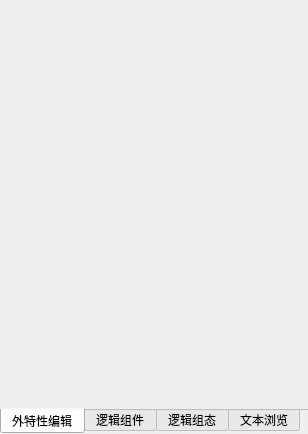
<?xml version="1.0" encoding="UTF-8"?>
<ui version="4.0">
 <class>ToolBox</class>
 <widget class="QTabWidget" name="ToolBox">
  <property name="geometry">
   <rect>
    <x>0</x>
    <y>0</y>
    <width>308</width>
    <height>434</height>
   </rect>
  </property>
  <property name="sizePolicy">
   <sizepolicy hsizetype="Preferred" vsizetype="Preferred">
    <horstretch>0</horstretch>
    <verstretch>0</verstretch>
   </sizepolicy>
  </property>
  <property name="windowTitle">
   <string>TabWidget</string>
  </property>
  <property name="tabPosition">
   <enum>QTabWidget::South</enum>
  </property>
  <property name="tabShape">
   <enum>QTabWidget::Rounded</enum>
  </property>
  <property name="currentIndex">
   <number>0</number>
  </property>
  <property name="iconSize">
   <size>
    <width>16</width>
    <height>16</height>
   </size>
  </property>
  <property name="documentMode">
   <bool>true</bool>
  </property>
  <widget class="QWidget" name="m_ResourceEditPage">
   <attribute name="title">
    <string>外特性编辑</string>
   </attribute>
  </widget>
  <widget class="QWidget" name="m_LogicEditPage">
   <attribute name="title">
    <string>逻辑组件</string>
   </attribute>
  </widget>
  <widget class="QWidget" name="m_FunctionPage">
   <attribute name="title">
    <string>逻辑组态</string>
   </attribute>
  </widget>
  <widget class="QWidget" name="m_TextViewPage">
   <attribute name="title">
    <string>文本浏览</string>
   </attribute>
  </widget>
 </widget>
 <resources/>
 <connections/>
</ui>
